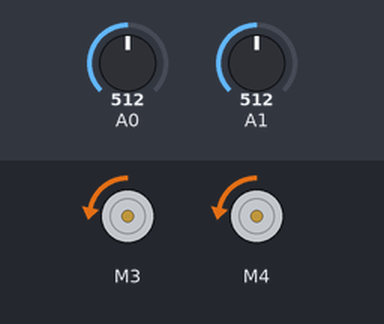
A sketch run on a simulated Arduino Uno, built with avr-gcc and run on an emulated ATmega328P. On the bench: 2 × DC motor (green arrow = forward, orange = backward, longer = faster). The test bench sets the inputs (shaded band); at power-on: A0 = 512, A1 = 512. What the sketch prints to the serial monitor is not drawn.

Above: at 1.2 s.
1.3 s: A0 set to 595
2.8 s: A0 set to 626
At 3.9 s:
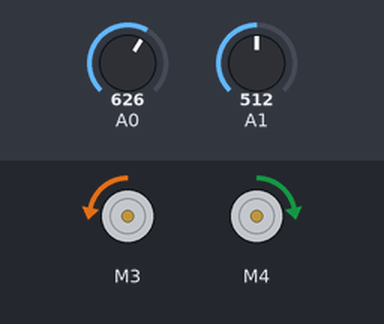
4.3 s: A1 set to 542
At 5.1 s:
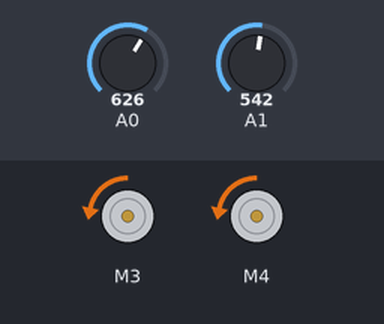
5.8 s: A1 set to 900
At 6.2 s:
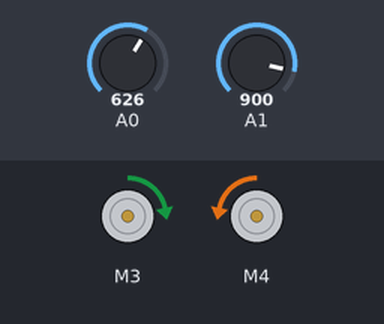
7.3 s: A1 set to 0
At 8.5 s:
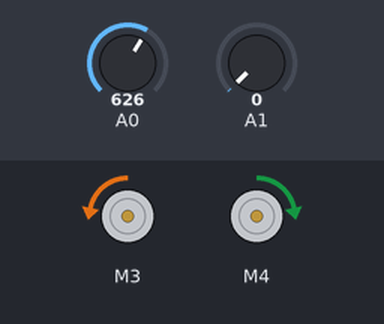
8.8 s: A0 set to 0
At 9.7 s:
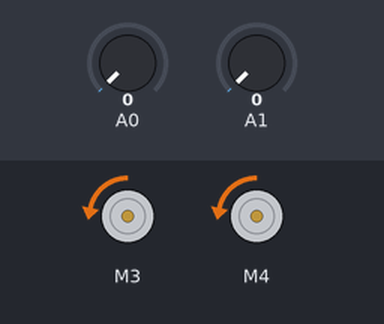
Timing chart, 0 to 11.3 s (numbered marks = the images above; inputs shaded):
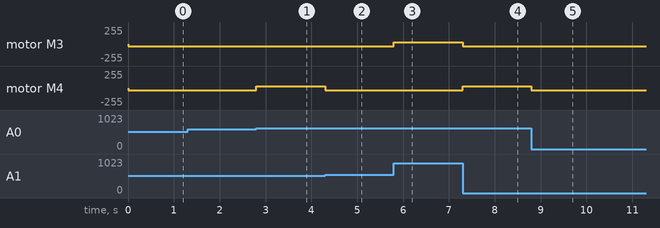

Measured:
- the behaviour switches between 611 and 612 on A0 (found by bisection; images 0 and 1)
- the behaviour switches between 526 and 527 on A1 (found by bisection; images 1 and 2)
- after the input at 2.8 s, motor M4: backward 30/255 → forward 30/255 at once
- after the input at 4.3 s, motor M4: forward 30/255 → backward 30/255 at once
- after the input at 5.8 s, motor M3: backward 30/255 → forward 30/255 at once
- after the input at 7.3 s, motor M3: forward 30/255 → backward 30/255 at once; motor M4: backward 30/255 → forward 30/255 at once
- after the input at 8.8 s, motor M4: forward 30/255 → backward 30/255 at once

The sketch:

basicFollower.ino
```cpp
/*
 * Created by Shruti Iyer, William Lu
 * This code integrates both the two motors and
 * the two infrared sensors. It just runs the
 * motors according to the sensors. No PID yet, just
 * very basic sense where the line is code.
 */


#include <Wire.h>
#include <Adafruit_MotorShield.h>
#include "utility/Adafruit_PWMServoDriver.h"

Adafruit_MotorShield AFMS = Adafruit_MotorShield();
Adafruit_DCMotor *rightMotor = AFMS.getMotor(3);
Adafruit_DCMotor *leftMotor = AFMS.getMotor(4);

int rightIR; //Value from infrared sensor 1
int leftIR; //Value from infrared sensor 2

const int rightMotorSpeed = 30;
const int leftMotorSpeed = 30;

void setup() {
  AFMS.begin();
  rightMotor->setSpeed(rightMotorSpeed);
  leftMotor->setSpeed(leftMotorSpeed);

  pinMode(A0, INPUT);
  pinMode(A1, INPUT);
  Serial.begin(250000);
}

void loop() {
  leftIR = analogRead(A0);
  rightIR = analogRead(A1);

  if (rightIR > leftIR && rightIR - leftIR >= 100) {
    leftMotor->run(BACKWARD);
    rightMotor->run(FORWARD);
    Serial.print(leftIR); Serial.print(" "); Serial.print(rightIR); Serial.print(" ");
    Serial.print(leftMotorSpeed); Serial.print(" "); Serial.println(-rightMotorSpeed);
  }

  else if (leftIR > rightIR && leftIR - rightIR >= 100) {
    rightMotor->run(BACKWARD);
    leftMotor->run(FORWARD);
    Serial.print(leftIR); Serial.print(" "); Serial.print(rightIR); Serial.print(" ");
    Serial.print(-leftMotorSpeed); Serial.print(" "); Serial.println(rightMotorSpeed);
  }

  else if (leftIR - rightIR <= 100 || rightIR - leftIR <= 100) {
    rightMotor->run(BACKWARD);
    leftMotor->run(BACKWARD);
    Serial.print(leftIR); Serial.print(" "); Serial.print(rightIR); Serial.print(" ");
    Serial.print(leftMotorSpeed); Serial.print(" "); Serial.println(rightMotorSpeed);
  }
}
```
